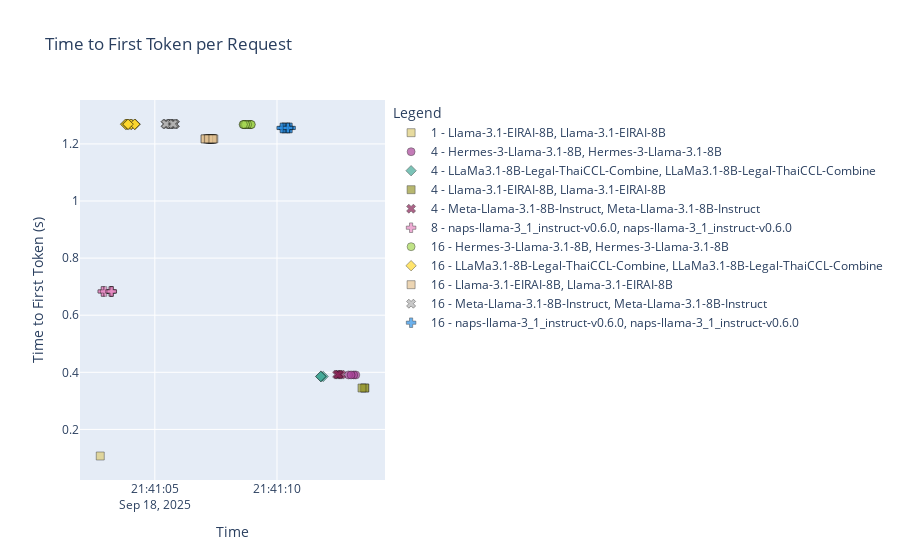
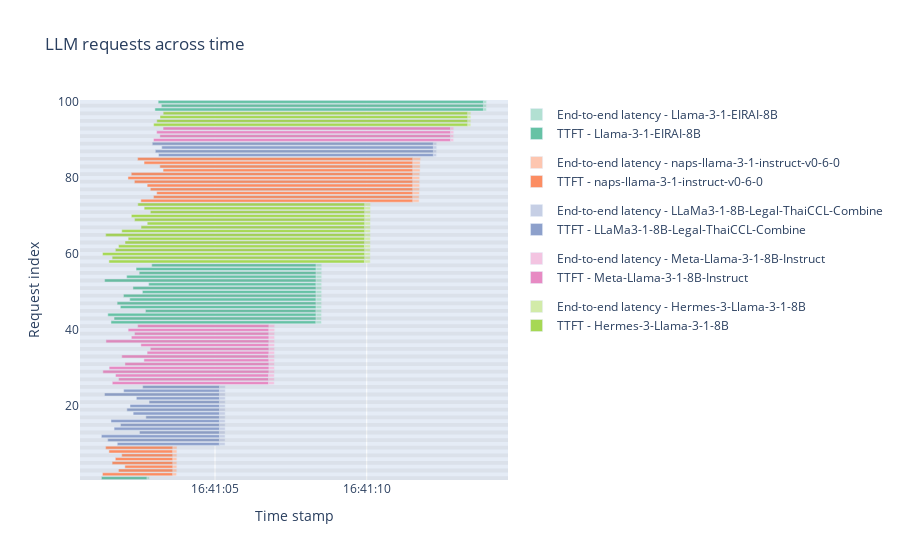

The code cell stored with these charts, in order, in its notebook:
### Code cell
get_reports(grafana_path, jsons_path, filename)

### Figure 1 — Plotly figure (JSON) as saved in the notebook; plotly's stock layout.template omitted (floating-point values rounded to 4 significant figures)
{"data": [{"customdata": [["1", "Llama-3.1-EIRAI-8B"]], "hovertemplate": "Batch Size - Model=1 - Llama-3.1-EIRAI-8B<br>Model=%{customdata[1]}<br>Time=%{x}<br>Time to First Token (s)=%{y}<br>Batch Size=%{customdata[0]}<extra></extra>", "legendgroup": "1 - Llama-3.1-EIRAI-8B, Llama-3.1-EIRAI-8B", "marker": {"color": "rgb(221, 204, 119)", "line": {"color": "black", "width": 0.5}, "opacity": 0.7, "size": 8, "symbol": "square"}, "mode": "markers", "name": "1 - Llama-3.1-EIRAI-8B, Llama-3.1-EIRAI-8B", "orientation": "v", "showlegend": true, "type": "scatter", "x": ["2025-09-18T21:41:02.766247"], "xaxis": "x", "y": [0.1069], "yaxis": "y"}, {"customdata": [["4", "Hermes-3-Llama-3.1-8B"], ["4", "Hermes-3-Llama-3.1-8B"], ["4", "Hermes-3-Llama-3.1-8B"], ["4", "Hermes-3-Llama-3.1-8B"]], "hovertemplate": "Batch Size - Model=4 - Hermes-3-Llama-3.1-8B<br>Model=%{customdata[1]}<br>Time=%{x}<br>Time to First Token (s)=%{y}<br>Batch Size=%{customdata[0]}<extra></extra>", "legendgroup": "4 - Hermes-3-Llama-3.1-8B, Hermes-3-Llama-3.1-8B", "marker": {"color": "rgb(170, 68, 153)", "line": {"color": "black", "width": 0.5}, "opacity": 0.7, "size": 8, "symbol": "circle"}, "mode": "markers", "name": "4 - Hermes-3-Llama-3.1-8B, Hermes-3-Llama-3.1-8B", "orientation": "v", "showlegend": true, "type": "scatter", "x": ["2025-09-18T21:41:13.225383", "2025-09-18T21:41:13.141994", "2025-09-18T21:41:12.925282", "2025-09-18T21:41:13.032904"], "xaxis": "x", "y": [0.3908, 0.3908, 0.3908, 0.3908], "yaxis": "y"}, {"customdata": [["4", "LLaMa3.1-8B-Legal-ThaiCCL-Combine"], ["4", "LLaMa3.1-8B-Legal-ThaiCCL-Combine"], ["4", "LLaMa3.1-8B-Legal-ThaiCCL-Combine"], ["4", "LLaMa3.1-8B-Legal-ThaiCCL-Combine"]], "hovertemplate": "Batch Size - Model=4 - LLaMa3.1-8B-Legal-ThaiCCL-Combine<br>Model=%{customdata[1]}<br>Time=%{x}<br>Time to First Token (s)=%{y}<br>Batch Size=%{customdata[0]}<extra></extra>", "legendgroup": "4 - LLaMa3.1-8B-Legal-ThaiCCL-Combine, LLaMa3.1-8B-Legal-ThaiCCL-Combine", "marker": {"color": "rgb(68, 170, 153)", "line": {"color": "black", "width": 0.5}, "opacity": 0.7, "size": 8, "symbol": "diamond"}, "mode": "markers", "name": "4 - LLaMa3.1-8B-Legal-ThaiCCL-Combine, LLaMa3.1-8B-Legal-ThaiCCL-Combine", "orientation": "v", "showlegend": true, "type": "scatter", "x": ["2025-09-18T21:41:11.795739", "2025-09-18T21:41:11.891665", "2025-09-18T21:41:11.810783", "2025-09-18T21:41:11.787368"], "xaxis": "x", "y": [0.3855, 0.3855, 0.3855, 0.3855], "yaxis": "y"}, {"customdata": [["4", "Llama-3.1-EIRAI-8B"], ["4", "Llama-3.1-EIRAI-8B"], ["4", "Llama-3.1-EIRAI-8B"]], "hovertemplate": "Batch Size - Model=4 - Llama-3.1-EIRAI-8B<br>Model=%{customdata[1]}<br>Time=%{x}<br>Time to First Token (s)=%{y}<br>Batch Size=%{customdata[0]}<extra></extra>", "legendgroup": "4 - Llama-3.1-EIRAI-8B, Llama-3.1-EIRAI-8B", "marker": {"color": "rgb(153, 153, 51)", "line": {"color": "black", "width": 0.5}, "opacity": 0.7, "size": 8, "symbol": "square"}, "mode": "markers", "name": "4 - Llama-3.1-EIRAI-8B, Llama-3.1-EIRAI-8B", "orientation": "v", "showlegend": true, "type": "scatter", "x": ["2025-09-18T21:41:13.591623", "2025-09-18T21:41:13.590478", "2025-09-18T21:41:13.477980"], "xaxis": "x", "y": [0.345, 0.345, 0.345], "yaxis": "y"}, {"customdata": [["4", "Meta-Llama-3.1-8B-Instruct"], ["4", "Meta-Llama-3.1-8B-Instruct"], ["4", "Meta-Llama-3.1-8B-Instruct"], ["4", "Meta-Llama-3.1-8B-Instruct"]], "hovertemplate": "Batch Size - Model=4 - Meta-Llama-3.1-8B-Instruct<br>Model=%{customdata[1]}<br>Time=%{x}<br>Time to First Token (s)=%{y}<br>Batch Size=%{customdata[0]}<extra></extra>", "legendgroup": "4 - Meta-Llama-3.1-8B-Instruct, Meta-Llama-3.1-8B-Instruct", "marker": {"color": "rgb(136, 34, 85)", "line": {"color": "black", "width": 0.5}, "opacity": 0.7, "size": 8, "symbol": "x"}, "mode": "markers", "name": "4 - Meta-Llama-3.1-8B-Instruct, Meta-Llama-3.1-8B-Instruct", "orientation": "v", "showlegend": true, "type": "scatter", "x": ["2025-09-18T21:41:12.546058", "2025-09-18T21:41:12.625403", "2025-09-18T21:41:12.457923", "2025-09-18T21:41:12.512467"], "xaxis": "x", "y": [0.3921, 0.3921, 0.3921, 0.3921], "yaxis": "y"}, {"customdata": [["8", "naps-llama-3_1_instruct-v0.6.0"], ["8", "naps-llama-3_1_instruct-v0.6.0"], ["8", "naps-llama-3_1_instruct-v0.6.0"], ["8", "naps-llama-3_1_instruct-v0.6.0"], ["8", "naps-llama-3_1_instruct-v0.6.0"], ["8", "naps-llama-3_1_instruct-v0.6.0"], ["8", "naps-llama-3_1_instruct-v0.6.0"], ["8", "naps-llama-3_1_instruct-v0.6.0"]], "hovertemplate": "Batch Size - Model=8 - naps-llama-3_1_instruct-v0.6.0<br>Model=%{customdata[1]}<br>Time=%{x}<br>Time to First Token (s)=%{y}<br>Batch Size=%{customdata[0]}<extra></extra>", "legendgroup": "8 - naps-llama-3_1_instruct-v0.6.0, naps-llama-3_1_instruct-v0.6.0", "marker": {"color": "rgb(231,138,195)", "line": {"color": "black", "width": 0.5}, "opacity": 0.7, "size": 8, "symbol": "cross"}, "mode": "markers", "name": "8 - naps-llama-3_1_instruct-v0.6.0, naps-llama-3_1_instruct-v0.6.0", "orientation": "v", "showlegend": true, "type": "scatter", "x": ["2025-09-18T21:41:03.202362", "2025-09-18T21:41:02.877222", "2025-09-18T21:41:02.869105", "2025-09-18T21:41:03.232390", "2025-09-18T21:41:03.231120", "2025-09-18T21:41:02.969191", "2025-09-18T21:41:03.182751", "2025-09-18T21:41:03.237655"], "xaxis": "x", "y": [0.6832, 0.6832, 0.6832, 0.6832, 0.6832, 0.6832, 0.6832, 0.6832], "yaxis": "y"}, {"customdata": [["16", "Hermes-3-Llama-3.1-8B"], ["16", "Hermes-3-Llama-3.1-8B"], ["16", "Hermes-3-Llama-3.1-8B"], ["16", "Hermes-3-Llama-3.1-8B"], ["16", "Hermes-3-Llama-3.1-8B"], ["16", "Hermes-3-Llama-3.1-8B"], ["16", "Hermes-3-Llama-3.1-8B"], ["16", "Hermes-3-Llama-3.1-8B"], ["16", "Hermes-3-Llama-3.1-8B"], ["16", "Hermes-3-Llama-3.1-8B"], ["16", "Hermes-3-Llama-3.1-8B"], ["16", "Hermes-3-Llama-3.1-8B"], ["16", "Hermes-3-Llama-3.1-8B"], ["16", "Hermes-3-Llama-3.1-8B"], ["16", "Hermes-3-Llama-3.1-8B"], ["16", "Hermes-3-Llama-3.1-8B"]], "hovertemplate": "Batch Size - Model=16 - Hermes-3-Llama-3.1-8B<br>Model=%{customdata[1]}<br>Time=%{x}<br>Time to First Token (s)=%{y}<br>Batch Size=%{customdata[0]}<extra></extra>", "legendgroup": "16 - Hermes-3-Llama-3.1-8B, Hermes-3-Llama-3.1-8B", "marker": {"color": "rgb(166,216,84)", "line": {"color": "black", "width": 0.5}, "opacity": 0.7, "size": 8, "symbol": "circle"}, "mode": "markers", "name": "16 - Hermes-3-Llama-3.1-8B, Hermes-3-Llama-3.1-8B", "orientation": "v", "showlegend": true, "type": "scatter", "x": ["2025-09-18T21:41:08.612562", "2025-09-18T21:41:08.657564", "2025-09-18T21:41:08.677081", "2025-09-18T21:41:08.873120", "2025-09-18T21:41:08.873554", "2025-09-18T21:41:08.667135", "2025-09-18T21:41:08.921167", "2025-09-18T21:41:08.684486", "2025-09-18T21:41:08.879541", "2025-09-18T21:41:08.804106", "2025-09-18T21:41:08.932057", "2025-09-18T21:41:08.952548", "2025-09-18T21:41:08.797868", "2025-09-18T21:41:08.705886", "2025-09-18T21:41:08.716215", "2025-09-18T21:41:08.626401"], "xaxis": "x", "y": [1.268, 1.268, 1.268, 1.268, 1.268, 1.268, 1.268, 1.268, 1.268, 1.268, 1.268, 1.268, 1.268, 1.268, 1.268, 1.268], "yaxis": "y"}, {"customdata": [["16", "LLaMa3.1-8B-Legal-ThaiCCL-Combine"], ["16", "LLaMa3.1-8B-Legal-ThaiCCL-Combine"], ["16", "LLaMa3.1-8B-Legal-ThaiCCL-Combine"], ["16", "LLaMa3.1-8B-Legal-ThaiCCL-Combine"], ["16", "LLaMa3.1-8B-Legal-ThaiCCL-Combine"], ["16", "LLaMa3.1-8B-Legal-ThaiCCL-Combine"], ["16", "LLaMa3.1-8B-Legal-ThaiCCL-Combine"], ["16", "LLaMa3.1-8B-Legal-ThaiCCL-Combine"], ["16", "LLaMa3.1-8B-Legal-ThaiCCL-Combine"], ["16", "LLaMa3.1-8B-Legal-ThaiCCL-Combine"], ["16", "LLaMa3.1-8B-Legal-ThaiCCL-Combine"], ["16", "LLaMa3.1-8B-Legal-ThaiCCL-Combine"], ["16", "LLaMa3.1-8B-Legal-ThaiCCL-Combine"], ["16", "LLaMa3.1-8B-Legal-ThaiCCL-Combine"], ["16", "LLaMa3.1-8B-Legal-ThaiCCL-Combine"], ["16", "LLaMa3.1-8B-Legal-ThaiCCL-Combine"]], "hovertemplate": "Batch Size - Model=16 - LLaMa3.1-8B-Legal-ThaiCCL-Combine<br>Model=%{customdata[1]}<br>Time=%{x}<br>Time to First Token (s)=%{y}<br>Batch Size=%{customdata[0]}<extra></extra>", "legendgroup": "16 - LLaMa3.1-8B-Legal-ThaiCCL-Combine, LLaMa3.1-8B-Legal-ThaiCCL-Combine", "marker": {"color": "rgb(255,217,47)", "line": {"color": "black", "width": 0.5}, "opacity": 0.7, "size": 8, "symbol": "diamond"}, "mode": "markers", "name": "16 - LLaMa3.1-8B-Legal-ThaiCCL-Combine, LLaMa3.1-8B-Legal-ThaiCCL-Combine", "orientation": "v", "showlegend": true, "type": "scatter", "x": ["2025-09-18T21:41:03.856928", "2025-09-18T21:41:04.041918", "2025-09-18T21:41:03.801160", "2025-09-18T21:41:04.196196", "2025-09-18T21:41:03.981947", "2025-09-18T21:41:04.052499", "2025-09-18T21:41:04.187642", "2025-09-18T21:41:04.022956", "2025-09-18T21:41:03.907174", "2025-09-18T21:41:03.838147", "2025-09-18T21:41:04.176481", "2025-09-18T21:41:04.174190", "2025-09-18T21:41:03.808437", "2025-09-18T21:41:03.877244", "2025-09-18T21:41:03.903631", "2025-09-18T21:41:03.909549"], "xaxis": "x", "y": [1.269, 1.269, 1.269, 1.269, 1.269, 1.269, 1.269, 1.269, 1.269, 1.269, 1.269, 1.269, 1.269, 1.269, 1.269, 1.269], "yaxis": "y"}, {"customdata": [["16", "Llama-3.1-EIRAI-8B"], ["16", "Llama-3.1-EIRAI-8B"], ["16", "Llama-3.1-EIRAI-8B"], ["16", "Llama-3.1-EIRAI-8B"], ["16", "Llama-3.1-EIRAI-8B"], ["16", "Llama-3.1-EIRAI-8B"], ["16", "Llama-3.1-EIRAI-8B"], ["16", "Llama-3.1-EIRAI-8B"], ["16", "Llama-3.1-EIRAI-8B"], ["16", "Llama-3.1-EIRAI-8B"], ["16", "Llama-3.1-EIRAI-8B"], ["16", "Llama-3.1-EIRAI-8B"], ["16", "Llama-3.1-EIRAI-8B"], ["16", "Llama-3.1-EIRAI-8B"], ["16", "Llama-3.1-EIRAI-8B"], ["16", "Llama-3.1-EIRAI-8B"]], "hovertemplate": "Batch Size - Model=16 - Llama-3.1-EIRAI-8B<br>Model=%{customdata[1]}<br>Time=%{x}<br>Time to First Token (s)=%{y}<br>Batch Size=%{customdata[0]}<extra></extra>", "legendgroup": "16 - Llama-3.1-EIRAI-8B, Llama-3.1-EIRAI-8B", "marker": {"color": "rgb(229,196,148)", "line": {"color": "black", "width": 0.5}, "opacity": 0.7, "size": 8, "symbol": "square"}, "mode": "markers", "name": "16 - Llama-3.1-EIRAI-8B, Llama-3.1-EIRAI-8B", "orientation": "v", "showlegend": true, "type": "scatter", "x": ["2025-09-18T21:41:07.142156", "2025-09-18T21:41:07.300700", "2025-09-18T21:41:07.354444", "2025-09-18T21:41:07.356560", "2025-09-18T21:41:07.294269", "2025-09-18T21:41:07.342606", "2025-09-18T21:41:07.055671", "2025-09-18T21:41:07.245207", "2025-09-18T21:41:07.178496", "2025-09-18T21:41:07.415908", "2025-09-18T21:41:07.249577", "2025-09-18T21:41:07.255522", "2025-09-18T21:41:07.060582", "2025-09-18T21:41:07.348364", "2025-09-18T21:41:07.199337", "2025-09-18T21:41:07.381919"], "xaxis": "x", "y": [1.218, 1.218, 1.218, 1.218, 1.218, 1.218, 1.218, 1.218, 1.218, 1.218, 1.218, 1.218, 1.218, 1.218, 1.218, 1.218], "yaxis": "y"}, {"customdata": [["16", "Meta-Llama-3.1-8B-Instruct"], ["16", "Meta-Llama-3.1-8B-Instruct"], ["16", "Meta-Llama-3.1-8B-Instruct"], ["16", "Meta-Llama-3.1-8B-Instruct"], ["16", "Meta-Llama-3.1-8B-Instruct"], ["16", "Meta-Llama-3.1-8B-Instruct"], ["16", "Meta-Llama-3.1-8B-Instruct"], ["16", "Meta-Llama-3.1-8B-Instruct"], ["16", "Meta-Llama-3.1-8B-Instruct"], ["16", "Meta-Llama-3.1-8B-Instruct"], ["16", "Meta-Llama-3.1-8B-Instruct"], ["16", "Meta-Llama-3.1-8B-Instruct"], ["16", "Meta-Llama-3.1-8B-Instruct"], ["16", "Meta-Llama-3.1-8B-Instruct"], ["16", "Meta-Llama-3.1-8B-Instruct"], ["16", "Meta-Llama-3.1-8B-Instruct"]], "hovertemplate": "Batch Size - Model=16 - Meta-Llama-3.1-8B-Instruct<br>Model=%{customdata[1]}<br>Time=%{x}<br>Time to First Token (s)=%{y}<br>Batch Size=%{customdata[0]}<extra></extra>", "legendgroup": "16 - Meta-Llama-3.1-8B-Instruct, Meta-Llama-3.1-8B-Instruct", "marker": {"color": "rgb(179,179,179)", "line": {"color": "black", "width": 0.5}, "opacity": 0.7, "size": 8, "symbol": "x"}, "mode": "markers", "name": "16 - Meta-Llama-3.1-8B-Instruct, Meta-Llama-3.1-8B-Instruct", "orientation": "v", "showlegend": true, "type": "scatter", "x": ["2025-09-18T21:41:05.799603", "2025-09-18T21:41:05.658901", "2025-09-18T21:41:05.497783", "2025-09-18T21:41:05.813177", "2025-09-18T21:41:05.607189", "2025-09-18T21:41:05.823323", "2025-09-18T21:41:05.578452", "2025-09-18T21:41:05.496876", "2025-09-18T21:41:05.684054", "2025-09-18T21:41:05.448433", "2025-09-18T21:41:05.742904", "2025-09-18T21:41:05.431285", "2025-09-18T21:41:05.719136", "2025-09-18T21:41:05.785376", "2025-09-18T21:41:05.469166", "2025-09-18T21:41:05.743199"], "xaxis": "x", "y": [1.27, 1.27, 1.27, 1.27, 1.27, 1.27, 1.27, 1.27, 1.27, 1.27, 1.27, 1.27, 1.27, 1.27, 1.27, 1.27], "yaxis": "y"}, {"customdata": [["16", "naps-llama-3_1_instruct-v0.6.0"], ["16", "naps-llama-3_1_instruct-v0.6.0"], ["16", "naps-llama-3_1_instruct-v0.6.0"], ["16", "naps-llama-3_1_instruct-v0.6.0"], ["16", "naps-llama-3_1_instruct-v0.6.0"], ["16", "naps-llama-3_1_instruct-v0.6.0"], ["16", "naps-llama-3_1_instruct-v0.6.0"], ["16", "naps-llama-3_1_instruct-v0.6.0"], ["16", "naps-llama-3_1_instruct-v0.6.0"], ["16", "naps-llama-3_1_instruct-v0.6.0"], ["16", "naps-llama-3_1_instruct-v0.6.0"], ["16", "naps-llama-3_1_instruct-v0.6.0"]], "hovertemplate": "Batch Size - Model=16 - naps-llama-3_1_instruct-v0.6.0<br>Model=%{customdata[1]}<br>Time=%{x}<br>Time to First Token (s)=%{y}<br>Batch Size=%{customdata[0]}<extra></extra>", "legendgroup": "16 - naps-llama-3_1_instruct-v0.6.0, naps-llama-3_1_instruct-v0.6.0", "marker": {"color": "#2E91E5", "line": {"color": "black", "width": 0.5}, "opacity": 0.7, "size": 8, "symbol": "cross"}, "mode": "markers", "name": "16 - naps-llama-3_1_instruct-v0.6.0, naps-llama-3_1_instruct-v0.6.0", "orientation": "v", "showlegend": true, "type": "scatter", "x": ["2025-09-18T21:41:10.291043", "2025-09-18T21:41:10.202879", "2025-09-18T21:41:10.285791", "2025-09-18T21:41:10.543871", "2025-09-18T21:41:10.558466", "2025-09-18T21:41:10.407028", "2025-09-18T21:41:10.461008", "2025-09-18T21:41:10.373228", "2025-09-18T21:41:10.447250", "2025-09-18T21:41:10.274682", "2025-09-18T21:41:10.192445", "2025-09-18T21:41:10.449425"], "xaxis": "x", "y": [1.256, 1.256, 1.256, 1.256, 1.256, 1.256, 1.256, 1.256, 1.256, 1.256, 1.256, 1.256], "yaxis": "y"}], "layout": {"legend": {"groupclick": "toggleitem", "title": {"text": "Legend"}, "tracegroupgap": 0}, "title": {"text": "Time to First Token per Request"}, "xaxis": {"anchor": "y", "domain": [0, 1], "title": {"text": "Time"}}, "yaxis": {"anchor": "x", "domain": [0, 1], "title": {"text": "Time to First Token (s)"}}}}

### Figure 2 — Plotly figure (JSON) as saved in the notebook; plotly's stock layout.template omitted (floating-point values rounded to 4 significant figures)
{"data": [{"base": ["1900-01-01 16:41:01.257728", "1900-01-01 16:41:01.571501", "1900-01-01 16:41:01.672768", "1900-01-01 16:41:01.468284", "1900-01-01 16:41:02.708414", "1900-01-01 16:41:01.880770", "1900-01-01 16:41:01.774803", "1900-01-01 16:41:02.190489", "1900-01-01 16:41:01.984095", "1900-01-01 16:41:02.607822", "1900-01-01 16:41:02.296018", "1900-01-01 16:41:02.814321", "1900-01-01 16:41:01.363062", "1900-01-01 16:41:02.089734", "1900-01-01 16:41:02.502570", "1900-01-01 16:41:02.398931", "1900-01-01 16:41:02.915551", "1900-01-01 16:41:03.019829", "1900-01-01 16:41:03.233356", "1900-01-01 16:41:03.127882"], "legendgroup": "Llama-3-1-EIRAI-8B", "marker": {"color": "#b2e0d2"}, "name": "End-to-end latency - Llama-3-1-EIRAI-8B", "offsetgroup": "Llama-3-1-EIRAI-8B-latency", "orientation": "h", "type": "bar", "x": [1584.0, 6937.0, 6836.0, 7043.0, 5804.0, 6632.0, 6739.0, 6324.0, 6531.0, 5908.0, 6220.0, 5702.0, 7153.0, 6427.0, 6014.0, 6119.0, 5603.0, 10930.0, 10710.0, 10820.0], "y": [1, 42, 43, 44, 45, 46, 47, 48, 49, 50, 51, 52, 53, 54, 55, 56, 57, 98, 99, 100]}, {"base": ["1900-01-01 16:41:01.257728", "1900-01-01 16:41:01.571501", "1900-01-01 16:41:01.672768", "1900-01-01 16:41:01.468284", "1900-01-01 16:41:02.708414", "1900-01-01 16:41:01.880770", "1900-01-01 16:41:01.774803", "1900-01-01 16:41:02.190489", "1900-01-01 16:41:01.984095", "1900-01-01 16:41:02.607822", "1900-01-01 16:41:02.296018", "1900-01-01 16:41:02.814321", "1900-01-01 16:41:01.363062", "1900-01-01 16:41:02.089734", "1900-01-01 16:41:02.502570", "1900-01-01 16:41:02.398931", "1900-01-01 16:41:02.915551", "1900-01-01 16:41:03.019829", "1900-01-01 16:41:03.233356", "1900-01-01 16:41:03.127882"], "legendgroup": "Llama-3-1-EIRAI-8B", "marker": {"color": "#66c2a5"}, "name": "TTFT - Llama-3-1-EIRAI-8B", "offsetgroup": "Llama-3-1-EIRAI-8B-ttft", "orientation": "h", "type": "bar", "x": [1499.0, 6751.0, 6656.0, 6860.0, 5617.0, 6448.0, 6553.0, 6136.0, 6344.0, 5719.0, 6032.0, 5511.0, 6966.0, 6239.0, 5826.0, 5929.0, 5413.0, 10830.0, 10610.0, 10720.0], "y": [1, 42, 43, 44, 45, 46, 47, 48, 49, 50, 51, 52, 53, 54, 55, 56, 57, 98, 99, 100]}, {"base": ["1900-01-01 16:41:01.291470", "1900-01-01 16:41:01.818681", "1900-01-01 16:41:02.030017", "1900-01-01 16:41:01.609752", "1900-01-01 16:41:01.715416", "1900-01-01 16:41:01.927169", "1900-01-01 16:41:01.503593", "1900-01-01 16:41:01.396767", "1900-01-01 16:41:02.556862", "1900-01-01 16:41:02.975745", "1900-01-01 16:41:03.078857", "1900-01-01 16:41:02.868666", "1900-01-01 16:41:02.764311", "1900-01-01 16:41:02.344397", "1900-01-01 16:41:02.132165", "1900-01-01 16:41:02.240543", "1900-01-01 16:41:03.288534", "1900-01-01 16:41:03.182625", "1900-01-01 16:41:02.662125", "1900-01-01 16:41:02.451700"], "legendgroup": "naps-llama-3-1-instruct-v0-6-0", "marker": {"color": "#fdc6b0"}, "name": "End-to-end latency - naps-llama-3-1-instruct-v0-6-0", "offsetgroup": "naps-llama-3-1-instruct-v0-6-0-latency", "orientation": "h", "type": "bar", "x": [2443.0, 1922.0, 1713.0, 2134.0, 2028.0, 1817.0, 2241.0, 2351.0, 9169.0, 8754.0, 8660.0, 8874.0, 8981.0, 9401.0, 9614.0, 9508.0, 8471.0, 8580.0, 9100.0, 9324.0], "y": [2, 3, 4, 5, 6, 7, 8, 9, 74, 75, 76, 77, 78, 79, 80, 81, 82, 83, 84, 85]}, {"base": ["1900-01-01 16:41:01.291470", "1900-01-01 16:41:01.818681", "1900-01-01 16:41:02.030017", "1900-01-01 16:41:01.609752", "1900-01-01 16:41:01.715416", "1900-01-01 16:41:01.927169", "1900-01-01 16:41:01.503593", "1900-01-01 16:41:01.396767", "1900-01-01 16:41:02.556862", "1900-01-01 16:41:02.975745", "1900-01-01 16:41:03.078857", "1900-01-01 16:41:02.868666", "1900-01-01 16:41:02.764311", "1900-01-01 16:41:02.344397", "1900-01-01 16:41:02.132165", "1900-01-01 16:41:02.240543", "1900-01-01 16:41:03.288534", "1900-01-01 16:41:03.182625", "1900-01-01 16:41:02.662125", "1900-01-01 16:41:02.451700"], "legendgroup": "naps-llama-3-1-instruct-v0-6-0", "marker": {"color": "#fc8d62"}, "name": "TTFT - naps-llama-3-1-instruct-v0-6-0", "offsetgroup": "naps-llama-3-1-instruct-v0-6-0-ttft", "orientation": "h", "type": "bar", "x": [2315.0, 1792.0, 1580.0, 1999.0, 1893.0, 1682.0, 2103.0, 2213.0, 8961.0, 8541.0, 8439.0, 8650.0, 8754.0, 9174.0, 9382.0, 9278.0, 8229.0, 8336.0, 8856.0, 9066.0], "y": [2, 3, 4, 5, 6, 7, 8, 9, 74, 75, 76, 77, 78, 79, 80, 81, 82, 83, 84, 85]}, {"base": ["1900-01-01 16:41:01.779926", "1900-01-01 16:41:01.465492", "1900-01-01 16:41:01.256127", "1900-01-01 16:41:02.511418", "1900-01-01 16:41:01.674650", "1900-01-01 16:41:01.885451", "1900-01-01 16:41:01.572348", "1900-01-01 16:41:02.721914", "1900-01-01 16:41:02.302796", "1900-01-01 16:41:02.095769", "1900-01-01 16:41:02.198884", "1900-01-01 16:41:02.827820", "1900-01-01 16:41:02.408243", "1900-01-01 16:41:01.360230", "1900-01-01 16:41:01.990372", "1900-01-01 16:41:02.616610", "1900-01-01 16:41:03.140306", "1900-01-01 16:41:03.034084", "1900-01-01 16:41:03.245271", "1900-01-01 16:41:02.933445"], "legendgroup": "LLaMa3-1-8B-Legal-ThaiCCL-Combine", "marker": {"color": "#c6cfe5"}, "name": "End-to-end latency - LLaMa3-1-8B-Legal-ThaiCCL-Combine", "offsetgroup": "LLaMa3-1-8B-Legal-ThaiCCL-Combine-latency", "orientation": "h", "type": "bar", "x": [3551.0, 3867.0, 4077.0, 2822.0, 3661.0, 3450.0, 3764.0, 2615.0, 3034.0, 3241.0, 3139.0, 2510.0, 2931.0, 3979.0, 3350.0, 2724.0, 9162.0, 9270.0, 9061.0, 9374.0], "y": [10, 11, 12, 13, 14, 15, 16, 17, 18, 19, 20, 21, 22, 23, 24, 25, 86, 87, 88, 89]}, {"base": ["1900-01-01 16:41:01.779926", "1900-01-01 16:41:01.465492", "1900-01-01 16:41:01.256127", "1900-01-01 16:41:02.511418", "1900-01-01 16:41:01.674650", "1900-01-01 16:41:01.885451", "1900-01-01 16:41:01.572348", "1900-01-01 16:41:02.721914", "1900-01-01 16:41:02.302796", "1900-01-01 16:41:02.095769", "1900-01-01 16:41:02.198884", "1900-01-01 16:41:02.827820", "1900-01-01 16:41:02.408243", "1900-01-01 16:41:01.360230", "1900-01-01 16:41:01.990372", "1900-01-01 16:41:02.616610", "1900-01-01 16:41:03.140306", "1900-01-01 16:41:03.034084", "1900-01-01 16:41:03.245271", "1900-01-01 16:41:02.933445"], "legendgroup": "LLaMa3-1-8B-Legal-ThaiCCL-Combine", "marker": {"color": "#8da0cb"}, "name": "TTFT - LLaMa3-1-8B-Legal-ThaiCCL-Combine", "offsetgroup": "LLaMa3-1-8B-Legal-ThaiCCL-Combine-ttft", "orientation": "h", "type": "bar", "x": [3363.0, 3681.0, 3892.0, 2634.0, 3473.0, 3261.0, 3573.0, 2423.0, 2845.0, 3052.0, 2949.0, 2319.0, 2739.0, 3787.0, 3156.0, 2533.0, 9055.0, 9162.0, 8951.0, 9261.0], "y": [10, 11, 12, 13, 14, 15, 16, 17, 18, 19, 20, 21, 22, 23, 24, 25, 86, 87, 88, 89]}, {"base": ["1900-01-01 16:41:01.615412", "1900-01-01 16:41:01.823000", "1900-01-01 16:41:01.720725", "1900-01-01 16:41:01.305383", "1900-01-01 16:41:01.510928", "1900-01-01 16:41:02.032175", "1900-01-01 16:41:02.657169", "1900-01-01 16:41:01.928904", "1900-01-01 16:41:02.762512", "1900-01-01 16:41:02.868128", "1900-01-01 16:41:02.556555", "1900-01-01 16:41:01.406927", "1900-01-01 16:41:02.243063", "1900-01-01 16:41:02.348954", "1900-01-01 16:41:02.137681", "1900-01-01 16:41:02.452342", "1900-01-01 16:41:02.974352", "1900-01-01 16:41:03.183273", "1900-01-01 16:41:03.077369", "1900-01-01 16:41:03.289055"], "legendgroup": "Meta-Llama-3-1-8B-Instruct", "marker": {"color": "#f3c4e1"}, "name": "End-to-end latency - Meta-Llama-3-1-8B-Instruct", "offsetgroup": "Meta-Llama-3-1-8B-Instruct-latency", "orientation": "h", "type": "bar", "x": [5338.0, 5134.0, 5237.0, 5654.0, 5449.0, 4929.0, 4305.0, 5034.0, 4201.0, 4096.0, 4407.0, 5558.0, 4722.0, 4617.0, 4829.0, 4516.0, 9890.0, 9683.0, 9792.0, 9580.0], "y": [26, 27, 28, 29, 30, 31, 32, 33, 34, 35, 36, 37, 38, 39, 40, 41, 90, 91, 92, 93]}, {"base": ["1900-01-01 16:41:01.615412", "1900-01-01 16:41:01.823000", "1900-01-01 16:41:01.720725", "1900-01-01 16:41:01.305383", "1900-01-01 16:41:01.510928", "1900-01-01 16:41:02.032175", "1900-01-01 16:41:02.657169", "1900-01-01 16:41:01.928904", "1900-01-01 16:41:02.762512", "1900-01-01 16:41:02.868128", "1900-01-01 16:41:02.556555", "1900-01-01 16:41:01.406927", "1900-01-01 16:41:02.243063", "1900-01-01 16:41:02.348954", "1900-01-01 16:41:02.137681", "1900-01-01 16:41:02.452342", "1900-01-01 16:41:02.974352", "1900-01-01 16:41:03.183273", "1900-01-01 16:41:03.077369", "1900-01-01 16:41:03.289055"], "legendgroup": "Meta-Llama-3-1-8B-Instruct", "marker": {"color": "#e78ac3"}, "name": "TTFT - Meta-Llama-3-1-8B-Instruct", "offsetgroup": "Meta-Llama-3-1-8B-Instruct-ttft", "orientation": "h", "type": "bar", "x": [5147.0, 4941.0, 5045.0, 5471.0, 5265.0, 4745.0, 4116.0, 4836.0, 4013.0, 3908.0, 4216.0, 5369.0, 4533.0, 4424.0, 4635.0, 4324.0, 9786.0, 9577.0, 9685.0, 9473.0], "y": [26, 27, 28, 29, 30, 31, 32, 33, 34, 35, 36, 37, 38, 39, 40, 41, 90, 91, 92, 93]}, {"base": ["1900-01-01 16:41:01.503852", "1900-01-01 16:41:01.611110", "1900-01-01 16:41:01.295355", "1900-01-01 16:41:01.716803", "1900-01-01 16:41:01.822588", "1900-01-01 16:41:02.033949", "1900-01-01 16:41:02.138209", "1900-01-01 16:41:01.398646", "1900-01-01 16:41:01.928544", "1900-01-01 16:41:02.562396", "1900-01-01 16:41:02.766412", "1900-01-01 16:41:02.350047", "1900-01-01 16:41:02.243463", "1900-01-01 16:41:02.869862", "1900-01-01 16:41:02.665435", "1900-01-01 16:41:02.457150", "1900-01-01 16:41:02.978673", "1900-01-01 16:41:03.082211", "1900-01-01 16:41:03.187587", "1900-01-01 16:41:03.293007"], "legendgroup": "Hermes-3-Llama-3-1-8B", "marker": {"color": "#d2eba9"}, "name": "End-to-end latency - Hermes-3-Llama-3-1-8B", "offsetgroup": "Hermes-3-Llama-3-1-8B-latency", "orientation": "h", "type": "bar", "x": [8613.0, 8506.0, 8823.0, 8402.0, 8299.0, 8087.0, 7983.0, 8723.0, 8194.0, 7560.0, 7358.0, 7775.0, 7882.0, 7256.0, 7461.0, 7669.0, 10450.0, 10350.0, 10250.0, 10140.0], "y": [58, 59, 60, 61, 62, 63, 64, 65, 66, 67, 68, 69, 70, 71, 72, 73, 94, 95, 96, 97]}, {"base": ["1900-01-01 16:41:01.503852", "1900-01-01 16:41:01.611110", "1900-01-01 16:41:01.295355", "1900-01-01 16:41:01.716803", "1900-01-01 16:41:01.822588", "1900-01-01 16:41:02.033949", "1900-01-01 16:41:02.138209", "1900-01-01 16:41:01.398646", "1900-01-01 16:41:01.928544", "1900-01-01 16:41:02.562396", "1900-01-01 16:41:02.766412", "1900-01-01 16:41:02.350047", "1900-01-01 16:41:02.243463", "1900-01-01 16:41:02.869862", "1900-01-01 16:41:02.665435", "1900-01-01 16:41:02.457150", "1900-01-01 16:41:02.978673", "1900-01-01 16:41:03.082211", "1900-01-01 16:41:03.187587", "1900-01-01 16:41:03.293007"], "legendgroup": "Hermes-3-Llama-3-1-8B", "marker": {"color": "#a6d854"}, "name": "TTFT - Hermes-3-Llama-3-1-8B", "offsetgroup": "Hermes-3-Llama-3-1-8B-ttft", "orientation": "h", "type": "bar", "x": [8421.0, 8324.0, 8638.0, 8217.0, 8102.0, 7899.0, 7794.0, 8537.0, 8005.0, 7368.0, 7167.0, 7583.0, 7690.0, 7064.0, 7266.0, 7477.0, 10350.0, 10250.0, 10140.0, 10030.0], "y": [58, 59, 60, 61, 62, 63, 64, 65, 66, 67, 68, 69, 70, 71, 72, 73, 94, 95, 96, 97]}], "layout": {"barmode": "overlay", "shapes": [{"fillcolor": "grey", "line": {"width": 0}, "opacity": 0.1, "type": "rect", "x0": 0, "x1": 1, "xref": "x domain", "y0": 0.5, "y1": 1.5, "yref": "y"}, {"fillcolor": "grey", "line": {"width": 0}, "opacity": 0.1, "type": "rect", "x0": 0, "x1": 1, "xref": "x domain", "y0": 2.5, "y1": 3.5, "yref": "y"}, {"fillcolor": "grey", "line": {"width": 0}, "opacity": 0.1, "type": "rect", "x0": 0, "x1": 1, "xref": "x domain", "y0": 4.5, "y1": 5.5, "yref": "y"}, {"fillcolor": "grey", "line": {"width": 0}, "opacity": 0.1, "type": "rect", "x0": 0, "x1": 1, "xref": "x domain", "y0": 6.5, "y1": 7.5, "yref": "y"}, {"fillcolor": "grey", "line": {"width": 0}, "opacity": 0.1, "type": "rect", "x0": 0, "x1": 1, "xref": "x domain", "y0": 8.5, "y1": 9.5, "yref": "y"}, {"fillcolor": "grey", "line": {"width": 0}, "opacity": 0.1, "type": "rect", "x0": 0, "x1": 1, "xref": "x domain", "y0": 10.5, "y1": 11.5, "yref": "y"}, {"fillcolor": "grey", "line": {"width": 0}, "opacity": 0.1, "type": "rect", "x0": 0, "x1": 1, "xref": "x domain", "y0": 12.5, "y1": 13.5, "yref": "y"}, {"fillcolor": "grey", "line": {"width": 0}, "opacity": 0.1, "type": "rect", "x0": 0, "x1": 1, "xref": "x domain", "y0": 14.5, "y1": 15.5, "yref": "y"}, {"fillcolor": "grey", "line": {"width": 0}, "opacity": 0.1, "type": "rect", "x0": 0, "x1": 1, "xref": "x domain", "y0": 16.5, "y1": 17.5, "yref": "y"}, {"fillcolor": "grey", "line": {"width": 0}, "opacity": 0.1, "type": "rect", "x0": 0, "x1": 1, "xref": "x domain", "y0": 18.5, "y1": 19.5, "yref": "y"}, {"fillcolor": "grey", "line": {"width": 0}, "opacity": 0.1, "type": "rect", "x0": 0, "x1": 1, "xref": "x domain", "y0": 20.5, "y1": 21.5, "yref": "y"}, {"fillcolor": "grey", "line": {"width": 0}, "opacity": 0.1, "type": "rect", "x0": 0, "x1": 1, "xref": "x domain", "y0": 22.5, "y1": 23.5, "yref": "y"}, {"fillcolor": "grey", "line": {"width": 0}, "opacity": 0.1, "type": "rect", "x0": 0, "x1": 1, "xref": "x domain", "y0": 24.5, "y1": 25.5, "yref": "y"}, {"fillcolor": "grey", "line": {"width": 0}, "opacity": 0.1, "type": "rect", "x0": 0, "x1": 1, "xref": "x domain", "y0": 26.5, "y1": 27.5, "yref": "y"}, {"fillcolor": "grey", "line": {"width": 0}, "opacity": 0.1, "type": "rect", "x0": 0, "x1": 1, "xref": "x domain", "y0": 28.5, "y1": 29.5, "yref": "y"}, {"fillcolor": "grey", "line": {"width": 0}, "opacity": 0.1, "type": "rect", "x0": 0, "x1": 1, "xref": "x domain", "y0": 30.5, "y1": 31.5, "yref": "y"}, {"fillcolor": "grey", "line": {"width": 0}, "opacity": 0.1, "type": "rect", "x0": 0, "x1": 1, "xref": "x domain", "y0": 32.5, "y1": 33.5, "yref": "y"}, {"fillcolor": "grey", "line": {"width": 0}, "opacity": 0.1, "type": "rect", "x0": 0, "x1": 1, "xref": "x domain", "y0": 34.5, "y1": 35.5, "yref": "y"}, {"fillcolor": "grey", "line": {"width": 0}, "opacity": 0.1, "type": "rect", "x0": 0, "x1": 1, "xref": "x domain", "y0": 36.5, "y1": 37.5, "yref": "y"}, {"fillcolor": "grey", "line": {"width": 0}, "opacity": 0.1, "type": "rect", "x0": 0, "x1": 1, "xref": "x domain", "y0": 38.5, "y1": 39.5, "yref": "y"}, {"fillcolor": "grey", "line": {"width": 0}, "opacity": 0.1, "type": "rect", "x0": 0, "x1": 1, "xref": "x domain", "y0": 40.5, "y1": 41.5, "yref": "y"}, {"fillcolor": "grey", "line": {"width": 0}, "opacity": 0.1, "type": "rect", "x0": 0, "x1": 1, "xref": "x domain", "y0": 42.5, "y1": 43.5, "yref": "y"}, {"fillcolor": "grey", "line": {"width": 0}, "opacity": 0.1, "type": "rect", "x0": 0, "x1": 1, "xref": "x domain", "y0": 44.5, "y1": 45.5, "yref": "y"}, {"fillcolor": "grey", "line": {"width": 0}, "opacity": 0.1, "type": "rect", "x0": 0, "x1": 1, "xref": "x domain", "y0": 46.5, "y1": 47.5, "yref": "y"}, {"fillcolor": "grey", "line": {"width": 0}, "opacity": 0.1, "type": "rect", "x0": 0, "x1": 1, "xref": "x domain", "y0": 48.5, "y1": 49.5, "yref": "y"}, {"fillcolor": "grey", "line": {"width": 0}, "opacity": 0.1, "type": "rect", "x0": 0, "x1": 1, "xref": "x domain", "y0": 50.5, "y1": 51.5, "yref": "y"}, {"fillcolor": "grey", "line": {"width": 0}, "opacity": 0.1, "type": "rect", "x0": 0, "x1": 1, "xref": "x domain", "y0": 52.5, "y1": 53.5, "yref": "y"}, {"fillcolor": "grey", "line": {"width": 0}, "opacity": 0.1, "type": "rect", "x0": 0, "x1": 1, "xref": "x domain", "y0": 54.5, "y1": 55.5, "yref": "y"}, {"fillcolor": "grey", "line": {"width": 0}, "opacity": 0.1, "type": "rect", "x0": 0, "x1": 1, "xref": "x domain", "y0": 56.5, "y1": 57.5, "yref": "y"}, {"fillcolor": "grey", "line": {"width": 0}, "opacity": 0.1, "type": "rect", "x0": 0, "x1": 1, "xref": "x domain", "y0": 58.5, "y1": 59.5, "yref": "y"}, {"fillcolor": "grey", "line": {"width": 0}, "opacity": 0.1, "type": "rect", "x0": 0, "x1": 1, "xref": "x domain", "y0": 60.5, "y1": 61.5, "yref": "y"}, {"fillcolor": "grey", "line": {"width": 0}, "opacity": 0.1, "type": "rect", "x0": 0, "x1": 1, "xref": "x domain", "y0": 62.5, "y1": 63.5, "yref": "y"}, {"fillcolor": "grey", "line": {"width": 0}, "opacity": 0.1, "type": "rect", "x0": 0, "x1": 1, "xref": "x domain", "y0": 64.5, "y1": 65.5, "yref": "y"}, {"fillcolor": "grey", "line": {"width": 0}, "opacity": 0.1, "type": "rect", "x0": 0, "x1": 1, "xref": "x domain", "y0": 66.5, "y1": 67.5, "yref": "y"}, {"fillcolor": "grey", "line": {"width": 0}, "opacity": 0.1, "type": "rect", "x0": 0, "x1": 1, "xref": "x domain", "y0": 68.5, "y1": 69.5, "yref": "y"}, {"fillcolor": "grey", "line": {"width": 0}, "opacity": 0.1, "type": "rect", "x0": 0, "x1": 1, "xref": "x domain", "y0": 70.5, "y1": 71.5, "yref": "y"}, {"fillcolor": "grey", "line": {"width": 0}, "opacity": 0.1, "type": "rect", "x0": 0, "x1": 1, "xref": "x domain", "y0": 72.5, "y1": 73.5, "yref": "y"}, {"fillcolor": "grey", "line": {"width": 0}, "opacity": 0.1, "type": "rect", "x0": 0, "x1": 1, "xref": "x domain", "y0": 74.5, "y1": 75.5, "yref": "y"}, {"fillcolor": "grey", "line": {"width": 0}, "opacity": 0.1, "type": "rect", "x0": 0, "x1": 1, "xref": "x domain", "y0": 76.5, "y1": 77.5, "yref": "y"}, {"fillcolor": "grey", "line": {"width": 0}, "opacity": 0.1, "type": "rect", "x0": 0, "x1": 1, "xref": "x domain", "y0": 78.5, "y1": 79.5, "yref": "y"}, {"fillcolor": "grey", "line": {"width": 0}, "opacity": 0.1, "type": "rect", "x0": 0, "x1": 1, "xref": "x domain", "y0": 80.5, "y1": 81.5, "yref": "y"}, {"fillcolor": "grey", "line": {"width": 0}, "opacity": 0.1, "type": "rect", "x0": 0, "x1": 1, "xref": "x domain", "y0": 82.5, "y1": 83.5, "yref": "y"}, {"fillcolor": "grey", "line": {"width": 0}, "opacity": 0.1, "type": "rect", "x0": 0, "x1": 1, "xref": "x domain", "y0": 84.5, "y1": 85.5, "yref": "y"}, {"fillcolor": "grey", "line": {"width": 0}, "opacity": 0.1, "type": "rect", "x0": 0, "x1": 1, "xref": "x domain", "y0": 86.5, "y1": 87.5, "yref": "y"}, {"fillcolor": "grey", "line": {"width": 0}, "opacity": 0.1, "type": "rect", "x0": 0, "x1": 1, "xref": "x domain", "y0": 88.5, "y1": 89.5, "yref": "y"}, {"fillcolor": "grey", "line": {"width": 0}, "opacity": 0.1, "type": "rect", "x0": 0, "x1": 1, "xref": "x domain", "y0": 90.5, "y1": 91.5, "yref": "y"}, {"fillcolor": "grey", "line": {"width": 0}, "opacity": 0.1, "type": "rect", "x0": 0, "x1": 1, "xref": "x domain", "y0": 92.5, "y1": 93.5, "yref": "y"}, {"fillcolor": "grey", "line": {"width": 0}, "opacity": 0.1, "type": "rect", "x0": 0, "x1": 1, "xref": "x domain", "y0": 94.5, "y1": 95.5, "yref": "y"}, {"fillcolor": "grey", "line": {"width": 0}, "opacity": 0.1, "type": "rect", "x0": 0, "x1": 1, "xref": "x domain", "y0": 96.5, "y1": 97.5, "yref": "y"}, {"fillcolor": "grey", "line": {"width": 0}, "opacity": 0.1, "type": "rect", "x0": 0, "x1": 1, "xref": "x domain", "y0": 98.5, "y1": 99.5, "yref": "y"}], "title": {"text": "LLM requests across time"}, "xaxis": {"hoverformat": "%H:%M:%S.%2f", "tickformat": "%H:%M:%S", "title": {"text": "Time stamp"}, "type": "date"}, "yaxis": {"title": {"text": "Request index"}}}}
